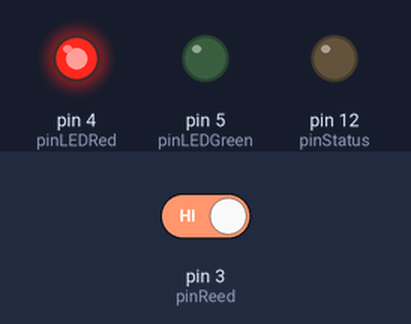
The sketch below on a simulated Arduino Uno, built with avr-gcc and run on an emulated ATmega328P. On the bench: output pins drawn as LEDs (lit = HIGH). The test bench sets the inputs (shaded band); at power-on: pin 3 (pinReed) HIGH.

Above: at 1.2 s.
1.3 s: pin 3 (pinReed) driven LOW
At 2.4 s:
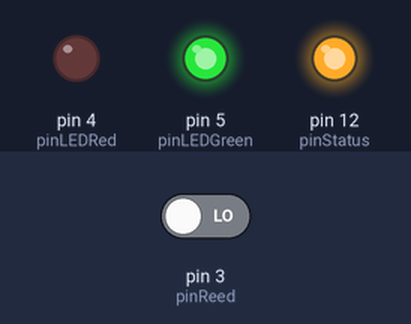
2.8 s: pin 3 (pinReed) driven HIGH
At 3.5 s:
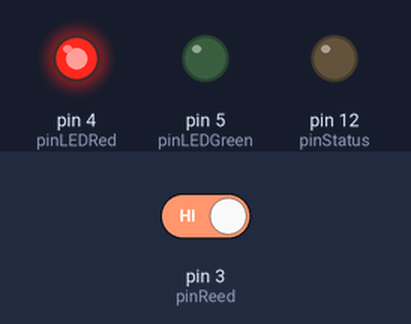
Timing chart, 0 to 5.8 s (numbered marks = the images above; inputs shaded):
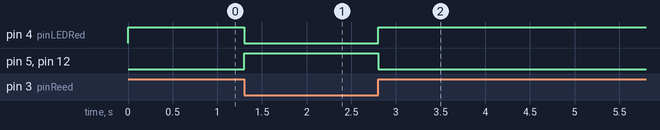

Measured:
- after the input at 1.3 s, pin 4 (pinLEDRed): HIGH → LOW at once; pin 5 (pinLEDGreen), pin 12 (pinStatus): LOW → HIGH at once
- after the input at 2.8 s, pin 4 (pinLEDRed): LOW → HIGH at once; pin 5 (pinLEDGreen), pin 12 (pinStatus): HIGH → LOW at once

The sketch:

arduino_reed_basic.ino
```cpp
/*

This is used to sense the reed sensor.

Connect it to pinReed on one side, GND on the other.

Changes the state of a tri-colour LED. Will be used to do other stuff later,
but this is used for basic visual signalling.


*/

static int pinLEDRed = 4;
static int pinLEDGreen = 5;
static int pinReed = 3;
static int pinStatus = 12;

int reedState = 0;

void setup() {
  pinMode(pinLEDRed, OUTPUT);
  pinMode(pinLEDGreen, OUTPUT);
  // initialize the pushbutton pin as an input:
  pinMode(pinReed, INPUT_PULLUP);

  pinMode(pinStatus, OUTPUT);
  digitalWrite(pinStatus, 0);
}

void loop() {
  // put your main code here, to run repeatedly:
  reedState = digitalRead(pinReed);

  if (reedState){
    digitalWrite(pinLEDRed, 1);
    digitalWrite(pinLEDGreen, 0);
    digitalWrite(pinStatus, 0);
  } else {
    digitalWrite(pinLEDRed, 0);
    digitalWrite(pinLEDGreen, 1);
    digitalWrite(pinStatus, 1);
  }
}
```
